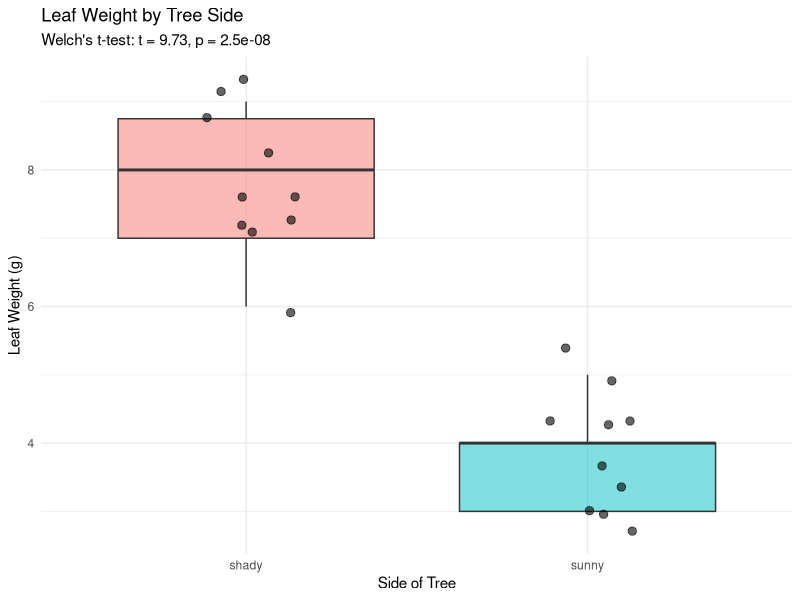
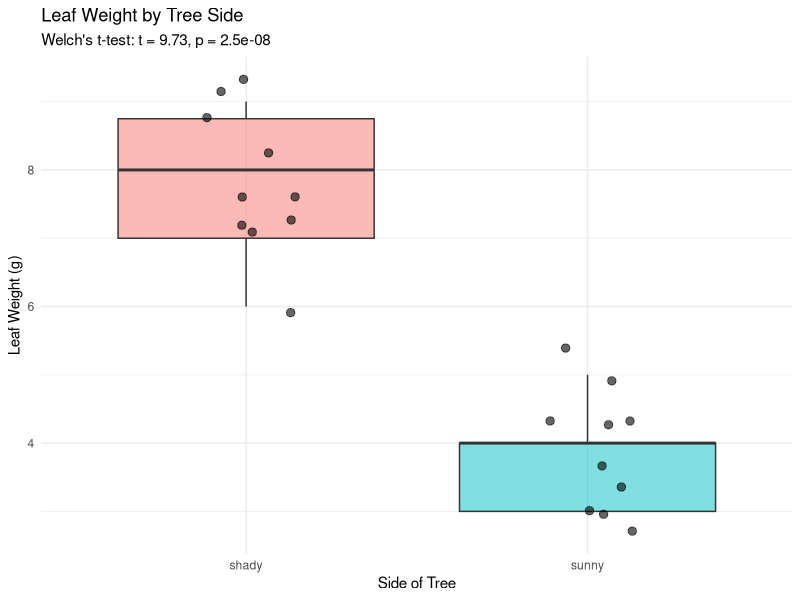

These figures' R source, in order:
## ---- chunk 1
#| echo: false
knitr::opts_chunk$set(echo = TRUE, warning = FALSE, message = FALSE)
## ---- chunk 2
# Load all packages at the top ----------------------------
library(readxl) # reading Excel files
library(tidyverse) # data manipulation + ggplot2
library(car) # Levene's test for variance equality
## ---- chunk 3
# Load the leaf data from the data folder -----------------
tree_df <- read_excel("data/2026_06_25_tree_experiment_raw_data.xlsx")
## ---- chunk 4
# Rerun the assumption checks quickly for reference -----
recap_df <- tree_df %>%
  group_by(side) %>%
  summarize(
    n = sum(!is.na(weight_g)),
    mean_wt = round(mean(weight_g, na.rm = TRUE), 2),
    sd_wt = round(sd(weight_g, na.rm = TRUE), 2),
    se_wt = round(sd_wt / sqrt(n), 2)
  )
recap_df

leveneTest(weight_g ~ side, data = tree_df)
## ---- chunk 5
# Welch's two-sample t-test — unequal variance ---------
leaf_ttest_model <- t.test(
  weight_g ~ side, # formula: response ~ grouping variable
  data = tree_df,
  var.equal = FALSE, # Welch's — no pooled variance
  alternative = "two.sided" # two-tailed test
)

leaf_ttest_model
## ---- chunk 6
# Extract individual values from the model object ------
cat("t-statistic  :", round(leaf_ttest_model$statistic, 3), "\n")
cat("df (Welch)   :", round(leaf_ttest_model$parameter, 2), "\n")
cat("p-value      :", signif(leaf_ttest_model$p.value, 3), "\n")
cat(
  "95% CI       :",
  round(leaf_ttest_model$conf.int[1], 2),
  "to",
  round(leaf_ttest_model$conf.int[2], 2),
  "g\n"
)
cat("Mean shady   :", round(leaf_ttest_model$estimate[1], 2), "g\n")
cat("Mean sunny   :", round(leaf_ttest_model$estimate[2], 2), "g\n")
## ---- chunk 7
# State the decision formally --------------------------
# if/else: R checks the condition and runs one of two blocks
# We will learn these formally in the functions lecture
p_val <- leaf_ttest_model$p.value
alpha <- 0.05

if (p_val < alpha) {
  cat("p =", signif(p_val, 3), "< α =", alpha, "\n")
  cat("Decision: REJECT H₀\n")
  cat("Conclusion: leaf weight differs between sides.\n")
} else {
  cat("p =", signif(p_val, 3), ">= α =", alpha, "\n")
  cat("Decision: FAIL TO REJECT H₀\n")
  cat("Conclusion: insufficient evidence of a difference.\n")
}
## ---- chunk 8
#| fig-format: png
#| fig-alt: "Boxplot of leaf weight in grams by tree side with jittered individual points overlaid, subtitled with the Welch's t-test statistic and p-value showing shady leaves heavier than sunny leaves."
# Final boxplot with all points -----------------------
leaf_box_10_plot <- tree_df %>%
  ggplot(aes(x = side, y = weight_g, fill = side)) +
  geom_boxplot(alpha = 0.5, outlier.shape = NA) +
  geom_point(
    position = position_jitter(width = 0.15, seed = 42),
    alpha = 0.6,
    size = 2.5
  ) +
  labs(
    title = "Leaf Weight by Tree Side",
    subtitle = paste0(
      "Welch's t-test: t = ",
      round(leaf_ttest_model$statistic, 2),
      ", p = ",
      signif(leaf_ttest_model$p.value, 2)
    ),
    x = "Side of Tree",
    y = "Leaf Weight (g)"
  ) +
  theme_minimal() +
  theme(legend.position = "none")
leaf_box_10_plot
## ---- chunk 9
# Compute reporting values from the model object -------
t_val <- round(leaf_ttest_model$statistic, 2)
df_val <- round(leaf_ttest_model$parameter, 1)
p_val2 <- signif(leaf_ttest_model$p.value, 2)

cat("--- Results sentence ---\n")
cat("Shady-side leaves were significantly heavier than\n")
cat(
  "sunny-side leaves (Welch's t-test: t(",
  df_val,
  ") =",
  t_val,
  ", p =",
  p_val2,
  ").\n"
)
cat(
  "Mean ± SE: shady =",
  round(leaf_ttest_model$estimate[1], 2),
  "±",
  round(recap_df$se_wt[recap_df$side == "shady"], 2),
  "g,\n"
)
cat(
  "           sunny =",
  round(leaf_ttest_model$estimate[2], 2),
  "±",
  round(recap_df$se_wt[recap_df$side == "sunny"], 2),
  "g.\n"
)
## ---- chunk 10
# Save the plot to the figures folder ------------------
ggsave(
  "figures/leaf_weight_boxplot_ttest.png",
  plot = leaf_box_10_plot,
  width = 5,
  height = 5,
  units = "in",
  dpi = 300
)
